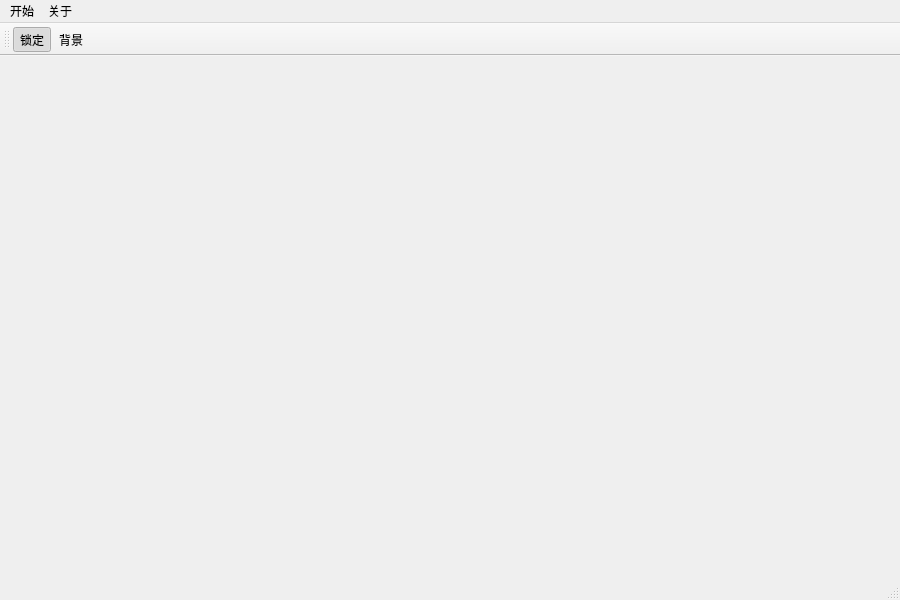
<?xml version="1.0" encoding="UTF-8"?>
<ui version="4.0">
 <class>SPHGLClass</class>
 <widget class="QMainWindow" name="SPHGLClass">
  <property name="geometry">
   <rect>
    <x>0</x>
    <y>0</y>
    <width>900</width>
    <height>600</height>
   </rect>
  </property>
  <property name="windowTitle">
   <string>SPHGL</string>
  </property>
  <widget class="QWidget" name="centralWidget">
   <layout class="QGridLayout" name="gridLayout">
    <item row="0" column="0">
     <layout class="QVBoxLayout" name="baseLayout"/>
    </item>
   </layout>
  </widget>
  <widget class="QMenuBar" name="menuBar">
   <property name="geometry">
    <rect>
     <x>0</x>
     <y>0</y>
     <width>900</width>
     <height>23</height>
    </rect>
   </property>
   <widget class="QMenu" name="menu">
    <property name="title">
     <string>开始</string>
    </property>
    <addaction name="actionLock"/>
    <addaction name="actionBackground"/>
   </widget>
   <widget class="QMenu" name="menu_2">
    <property name="title">
     <string>关于</string>
    </property>
    <addaction name="actionAbout"/>
   </widget>
   <addaction name="menu"/>
   <addaction name="menu_2"/>
  </widget>
  <widget class="QToolBar" name="mainToolBar">
   <attribute name="toolBarArea">
    <enum>TopToolBarArea</enum>
   </attribute>
   <attribute name="toolBarBreak">
    <bool>false</bool>
   </attribute>
   <addaction name="actionLock"/>
   <addaction name="actionBackground"/>
  </widget>
  <widget class="QStatusBar" name="statusBar"/>
  <action name="actionLock">
   <property name="checkable">
    <bool>true</bool>
   </property>
   <property name="checked">
    <bool>true</bool>
   </property>
   <property name="icon">
    <iconset resource="sphgl.qrc">
     <normaloff>:/SPHGL/Resources/lock_view.png</normaloff>:/SPHGL/Resources/lock_view.png</iconset>
   </property>
   <property name="text">
    <string>锁定</string>
   </property>
  </action>
  <action name="actionAbout">
   <property name="text">
    <string>About</string>
   </property>
  </action>
  <action name="actionBackground">
   <property name="checkable">
    <bool>true</bool>
   </property>
   <property name="icon">
    <iconset resource="sphgl.qrc">
     <normaloff>:/SPHGL/Resources/action_background.png</normaloff>:/SPHGL/Resources/action_background.png</iconset>
   </property>
   <property name="text">
    <string>背景</string>
   </property>
  </action>
 </widget>
 <layoutdefault spacing="6" margin="11"/>
 <resources>
  <include location="sphgl.qrc"/>
 </resources>
 <connections>
  <connection>
   <sender>actionLock</sender>
   <signal>triggered()</signal>
   <receiver>SPHGLClass</receiver>
   <slot>onLockView()</slot>
   <hints>
    <hint type="sourcelabel">
     <x>-1</x>
     <y>-1</y>
    </hint>
    <hint type="destinationlabel">
     <x>449</x>
     <y>299</y>
    </hint>
   </hints>
  </connection>
  <connection>
   <sender>actionBackground</sender>
   <signal>triggered()</signal>
   <receiver>SPHGLClass</receiver>
   <slot>onSetBackground()</slot>
   <hints>
    <hint type="sourcelabel">
     <x>-1</x>
     <y>-1</y>
    </hint>
    <hint type="destinationlabel">
     <x>449</x>
     <y>299</y>
    </hint>
   </hints>
  </connection>
 </connections>
 <slots>
  <slot>onLockView()</slot>
  <slot>onSetBackground()</slot>
 </slots>
</ui>
